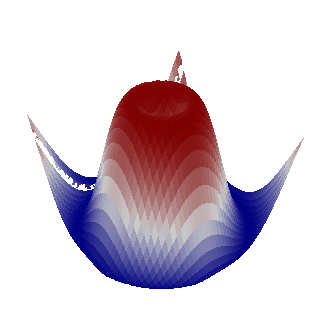

Here is the Python script that generated this plot:

import sys
sys.path.append('../')

import time

from phauxgl.stl import LoadSTL
from phauxgl.vector import V
from phauxgl.util import Radians
from phauxgl.context import NewContext
from phauxgl.matrix import LookAt
from phauxgl.color import Black, White, Gray, Color
from phauxgl.shader import NewPhongShader, NewSolidColorShader, NewTextureShader
from phauxgl.mesh import Mesh
from phauxgl.texture import NewImageTexture
from phauxgl.image import Image


scale  = 1
width  = 324
height = 324
fovy   = 30
near   = 1
far    = 10


def grid2mesh(grid, zscale=1):
    from phauxgl.triangle import Triangle
    from phauxgl.vertex import Vertex
    from phauxgl.vector import Vector
    
    w = len(grid[0])
    h = len(grid)
    
    triangles = []
    for row in range(0, h-1):
        for col in range(0, w-1):
            corners = [(col,row),
                        (col+1,row),
                        (col+1,row+1),
                        (col,row+1),
                        ]
            
            t1 = corners[0],corners[1],corners[2]
            vx = []
            for c,r in t1:
                x,y,z = grid[r][c]
                z *= zscale
                xf,yf = col/float(w), row/float(h)
                vx.append( Vertex(Position=Vector(x,y,z), Texture=Vector(xf,yf,0)) )
            t = Triangle(*vx)
            n = t.Normal()
            t.V1.Normal = n
            t.V2.Normal = n
            t.V3.Normal = n
            triangles.append( t )
                
            t2 = corners[2],corners[3],corners[0]
            vx = []
            for c,r in t2:
                x,y,z = grid[r][c]
                z *= zscale
                xf,yf = col/float(w), row/float(h)
                vx.append( Vertex(Position=Vector(x,y,z), Texture=Vector(xf,yf,0)) )
            t = Triangle(*vx)
            n = t.Normal()
            t.V1.Normal = n
            t.V2.Normal = n
            t.V3.Normal = n
            triangles.append( t )

    mesh = Mesh(triangles, None, None)
    return mesh

def grid2texture(grid, gradient, zmin=None, zmax=None):
    import math
    im = Image(len(grid[0]),len(grid))
    zmin = min((tup[2] for row in grid for tup in row)) if zmin is None else zmin
    zmax = max((tup[2] for row in grid for tup in row)) if zmax is None else zmax
    colors = gradient
    for y,row in enumerate(grid):
        for x,(_,_,z) in enumerate(row):
            #print x,y,map(int,(155*z, 0, 155-155*z, 155))
            zfac = (z-zmin) / float(zmax-zmin)
            zfac = 0 if zfac < 0 else zfac
            zfac = 1 if zfac > 1 else zfac
            #px[x,y] = tuple(map(int,(255*zfac, 0, 255-255*zfac, 255)))
            colidx = (len(colors)-1)*zfac
            #print zfac,colidx
            bwfac = colidx - int(colidx)
            #print bwfac
            c1,c2 = colors[int(math.floor(colidx))], colors[int(math.ceil(colidx))]
            #print c1.Lerp(c2, bwfac).NRGBA()
            im[x,len(grid)-y-1] = c1.Lerp(c2, bwfac).NRGBA()
    #im.show()
    texture = NewImageTexture(im)
    return texture


if __name__ == '__main__':
    # load a mesh
    print 'loading mesh...'

##    light = V(-2, -3, 3)
##    eye    = V(2, 2, 1) # 4, 3
##    center = V(0, 0, 0)
##    up     = V(0, 0, 1)
##    light = V(0.75, 0.25, 1).Normalize()
##
##    # make grid
##    import math
##    grid = []
##    for row in range(0, 100):
##        grow = []
##        for col in range(0, 100):
##            val = math.cos(col) + math.sin(row)
##            x,y,z = col, row, val
##            grow.append((x,y,z))
##        grid.append(grow)
##    zscale = 0.5

    eye    = V(3, 4, 4) # 4, 3
    center = V(0, 0, 0)
    up     = V(0, 0, 1)
    light = V(0.75, 0.25, 1).Normalize()

    # make grid
    import math
    grid = []
    for row in range(-500, 500, 25):
        row /= 100.0
        grow = []
        for col in range(-500, 500, 25):
            col /= 100.0
            val = math.sin(math.sqrt(col**2 + row**2))
            x,y,z = col, row, val
            grow.append((x,y,z))
        grid.append(grow)
    zscale = 4

    # make texture
    texture = grid2texture(grid,
                           gradient=[Color(0,0,0.5,1),
                                     Color(0.8,0.8,0.8,1),
                                     Color(0.5,0,0,1)])

    # make mesh
    mesh = grid2mesh(grid, zscale=zscale)
    print mesh.BoundingBox()
    print mesh

    # fit mesh in a bi-unit cube centered at the origin
    print 'prepping mesh...'
    mesh.BiUnitCube()
    mesh.box = mesh.BoundingBox()

    # smooth the normals
    mesh.SmoothNormalsThreshold(Radians(30))

    # create a rendering context
    print 'setting up context...'
    context = NewContext(width*scale, height*scale)
    context.ClearColorBufferWith(White)

    # create transformation matrix
    print 'setting up matrix...'
    aspect = float(width) / float(height)
    matrix = LookAt(eye, center, up).Perspective(fovy, aspect, near, far)

    # render
    print 'setting up shader...'
    context.Shader = NewTextureShader(matrix, texture)

    print 'rendering...'
    start = time.time()
    info = context.DrawMesh(mesh)
    
    print 'rendered in', time.time() - start, 'seconds'
    print info

    # save image
    image = context.Image()
    if scale != 1:
        # supersampling
        image = image.resize((width, height)) #, PIL.Image.BILINEAR)
    image.save("surfacetexture.png")
    
